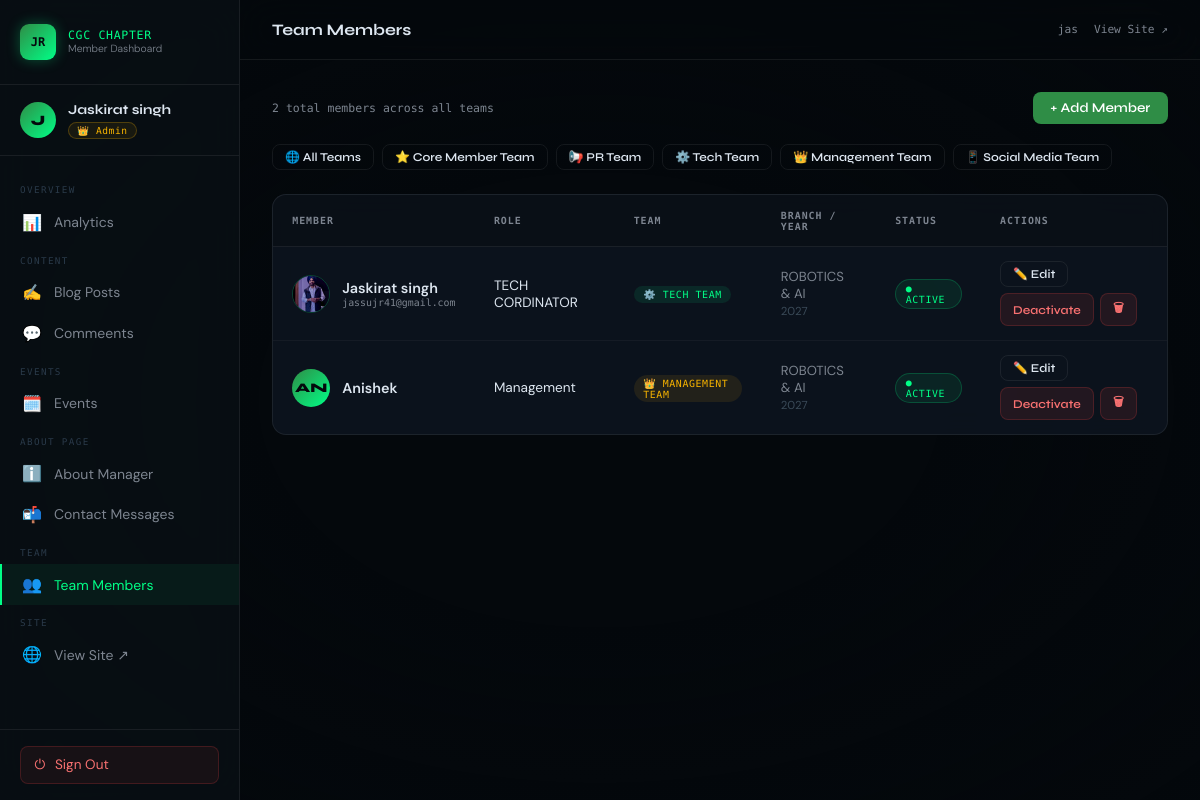
Screenshot of /dashboard/team/ (signed in) with the database file from the repository.
### app1/models.py (models this page shows, shortened)
class MemberRole(models.Model):
    ROLE_CHOICES = [
        ('admin', 'Admin'),  # full access
        ('blog_editor', 'Blog Editor'),  # blog only
        ('event_manager', 'Event Manager'),  # events only
        ('team_manager', 'Team Manager'),  # team members only
        ('moderator', 'Moderator'),  # blog + events (read/edit, no delete)
    ]
    user = models.OneToOneField(User, on_delete=models.CASCADE, related_name='member_role')
    role = models.CharField(max_length=20, choices=ROLE_CHOICES, default='blog_editor')
    is_active = models.BooleanField(default=True, help_text="Uncheck to revoke dashboard access")
    joined_date = models.DateField(auto_now_add=True)
    bio = models.TextField(blank=True)
    avatar = models.ImageField(upload_to='member_avatars/', blank=True, null=True)
    class Meta:
        verbose_name = "Member Role"
        verbose_name_plural = "Member Roles"
    @property
    def can_manage_blog(self):
        return self.role in ('admin', 'blog_editor', 'moderator')
    @property
    def can_manage_events(self):
        return self.role in ('admin', 'event_manager', 'moderator')
    @property
    def can_manage_team(self):
        return self.role in ('admin', 'team_manager')
    @property
    def can_delete(self):
        return self.role == 'admin'
    @property
    def is_admin(self):
        return self.role == 'admin'
    @property
    def role_color(self):
        colors = {
            'admin': '#f8b400',
            'blog_editor': '#00ff87',
            'event_manager': '#60a5fa',
            'team_manager': '#a78bfa',
            'moderator': '#fb923c',
        }
        return colors.get(self.role, '#7d8590')
    @property
    def role_icon(self):
        icons = {
            'admin': '👑',
            'blog_editor': '✍️',
            'event_manager': '🗓️',
            'team_manager': '👥',
            'moderator': '🛡️',
        }
        return icons.get(self.role, '👤')

class TeamCategory(models.Model):
    CATEGORY_CHOICES = [
        ('management',   'Management Team'),
        ('tech',         'Tech Team'),
        ('pr',           'PR Team'),
        ('social_media', 'Social Media Team'),
        ('design',       'Designing Team'),
        ('core',         'Core Member Team'),
    ]
    TEAM_META = {
        'management':   {'icon': '👑', 'gradient': 'linear-gradient(135deg,#f8b400,#e65c00)', 'color': '#f8b400'},
        'tech':         {'icon': '⚙️', 'gradient': 'linear-gradient(135deg,#00ff87,#00c9ff)', 'color': '#00ff87'},
        'pr':           {'icon': '📢', 'gradient': 'linear-gradient(135deg,#f953c6,#b91d73)', 'color': '#f953c6'},
        'social_media': {'icon': '📱', 'gradient': 'linear-gradient(135deg,#4facfe,#00f2fe)', 'color': '#4facfe'},
        'design':       {'icon': '🎨', 'gradient': 'linear-gradient(135deg,#a18cd1,#fbc2eb)', 'color': '#a18cd1'},
        'core':         {'icon': '⭐', 'gradient': 'linear-gradient(135deg,#2F8D46,#00ff87)',  'color': '#2F8D46'},
    }
    name = models.CharField(max_length=20, choices=CATEGORY_CHOICES, unique=True)
    description = models.TextField(blank=True, help_text="Short description shown on the team page")
    order       = models.PositiveSmallIntegerField(default=0, help_text="Lower = shown first")
    class Meta:
        ordering = ['order', 'name']
        verbose_name        = "Team Category"
        verbose_name_plural = "Team Categories"
    @property
    def icon(self):
        return self.TEAM_META.get(self.name, {}).get('icon', '👤')
    @property
    def gradient(self):
        return self.TEAM_META.get(self.name, {}).get('gradient', 'linear-gradient(135deg,#2F8D46,#00ff87)')
    @property
    def color(self):
        return self.TEAM_META.get(self.name, {}).get('color', '#2F8D46')

class TeamMember(models.Model):
    name       = models.CharField(max_length=150)
    slug       = models.SlugField(unique=True, blank=True, max_length=200)
    photo      = models.ImageField(upload_to='team/photos/', blank=True, null=True,
                                   help_text="Square image recommended (300×300px+)")
    role       = models.CharField(max_length=150, help_text="e.g. Team Lead, Frontend Dev")
    team       = models.ForeignKey(TeamCategory, on_delete=models.CASCADE, related_name='members')
    bio        = models.TextField(blank=True, help_text="Short bio (2–3 sentences)")
    branch     = models.CharField(max_length=100, blank=True, help_text="e.g. Computer Science")
    year       = models.CharField(max_length=20,  blank=True, help_text="e.g. 2nd Year, Batch 2025")
    cgpa       = models.DecimalField(max_digits=4, decimal_places=2, null=True, blank=True)
    github     = models.URLField(blank=True)
    linkedin   = models.URLField(blank=True)
    twitter    = models.URLField(blank=True)
    instagram  = models.URLField(blank=True)
    portfolio  = models.URLField(blank=True, help_text="Personal website or portfolio")
    email      = models.EmailField(blank=True)
    leetcode   = models.URLField(blank=True)
    gfg_profile= models.URLField(blank=True, help_text="GeeksForGeeks profile URL")
    skills     = models.CharField(max_length=500, blank=True,
                                  help_text="Comma-separated e.g. Python, Django, React")
    is_active  = models.BooleanField(default=True, help_text="Uncheck to hide from the page")
    order      = models.PositiveSmallIntegerField(default=0, help_text="Lower = shown first within team")
    joined_at  = models.DateField(null=True, blank=True)
    class Meta:
        ordering = ['team__order', 'order', 'name']
        verbose_name        = "Team Member"
        verbose_name_plural = "Team Members"
    def get_initials(self):
        parts = self.name.strip().split()
        if len(parts) >= 2:
            return parts[0][0].upper() + parts[-1][0].upper()
        return self.name[:2].upper()

### app1/views.py (the view)
# urls.py: path('dashboard/team/', views.dashboard_team, name='dashboard_team'),
@member_required
def dashboard_team(request):
    role = get_member_role(request.user)
    if not role.can_manage_team:
        messages.error(request, 'No team access.')
        return redirect('dashboard_home')
    members    = TeamMember.objects.select_related('team').order_by('team__order', 'order')
    categories = TeamCategory.objects.all()
    return render(request, 'dashboard/team.html', {
        'role': role, 'members': members, 'categories': categories,
    })

### app1/views.py (called while the page is built)
def get_member_role(user):
    if user is None or not user.is_authenticated:
        return None
    if user.is_superuser or user.is_staff:
        from .models import MemberRole
        role, created = MemberRole.objects.get_or_create(
            user=user,
            defaults={'role': 'admin', 'is_active': True}
        )
        if not role.is_active:
            role.is_active = True
            role.save()
        return role
    try:
        role = user.member_role
        return role if role.is_active else None
    except MemberRole.DoesNotExist:
        return None

def member_required(view_func):
    from functools import wraps
    @wraps(view_func)
    def wrapper(request, *args, **kwargs):
        if not request.user.is_authenticated:
            return redirect('dashboard_login')
        role = get_member_role(request.user)
        if not role:
            messages.error(request, 'You do not have dashboard access.')
            return redirect('dashboard_login')
        return view_func(request, *args, **kwargs)
    return wrapper

### app1/templates/dashboard/team.html (shortened to what this page needs)
{% extends "dashboard/base_dashboard.html" %}
{% block page_title %}Team Members{% endblock %}
{% block content %}
<div class="section-head">
  <p style="font-family:var(--mono);font-size:.72rem;color:var(--muted);">
    {{ members.count }} total members across all teams
  </p>
  <a href="{% url 'dashboard_team_create' %}" class="btn btn-primary">+ Add Member</a>
</div>
<div style="display:flex;gap:.5rem;flex-wrap:wrap;margin-bottom:1.5rem;">
  <button class="btn btn-outline btn-sm team-filter-btn active"
          data-team="all" onclick="filterTeam('all',this)">
    🌐 All Teams
  </button>
  {% for cat in categories %}
  <button class="btn btn-outline btn-sm team-filter-btn"
          data-team="{{ cat.name }}" onclick="filterTeam('{{ cat.name }}',this)">
    {{ cat.icon }} {{ cat.get_name_display }}
  </button>
  {% endfor %}
</div>
<div class="dash-table-wrap">
  <table class="dash-table">
    <thead>
      <tr>
        <th>Member</th>
        <th>Role</th>
        <th>Team</th>
        <th>Branch / Year</th>
        <th>Status</th>
        <th>Actions</th>
      </tr>
    </thead>
    <tbody>
      {% for m in members %}
      <tr class="team-row" data-team="{{ m.team.name }}">
        <td>
          <div style="display:flex;align-items:center;gap:.75rem;">
            {% if m.photo %}
              <img src="{{ m.photo.url }}"
                   style="width:38px;height:38px;border-radius:50%;object-fit:cover;flex-shrink:0;border:1px solid rgba(0,255,135,.2);">
            {% else %}
              <div style="width:38px;height:38px;border-radius:50%;background:linear-gradient(135deg,#2F8D46,#00ff87);display:flex;align-items:center;justify-content:center;font-family:var(--display);font-size:.82rem;font-weight:800;color:#04080c;flex-shrink:0;">
                {{ m.get_initials }}
              </div>
            {% endif %}
            <div>
              <div style="font-weight:600;font-size:.9rem;color:var(--text);">{{ m.name }}</div>
              {% if m.email %}
                <div style="font-family:var(--mono);font-size:.62rem;color:var(--muted);">{{ m.email }}</div>
              {% endif %}
            </div>
          </div>
        </td>
        <td style="font-size:.85rem;">{{ m.role }}</td>
        <td>
          <span class="badge"
                style="background:{{ m.team.color }}18;color:{{ m.team.color }};border-color:{{ m.team.color }}44;">
            {{ m.team.icon }} {{ m.team.get_name_display }}
          </span>
        </td>
        <td style="color:var(--muted);font-size:.82rem;">
          {{ m.branch|default:"—" }}
          {% if m.year %}
            <br><span style="color:#3a4a58;font-size:.72rem;">{{ m.year }}</span>
          {% endif %}
        </td>
        <td>
          {% if m.is_active %}
            <span class="badge badge-green">● Active</span>
          {% else %}
            <span class="badge badge-red">● Inactive</span>
          {% endif %}
        </td>
        <td>
          <div style="display:flex;gap:.4rem;flex-wrap:wrap;">
            <a href="{% url 'dashboard_team_edit' m.pk %}"
               class="btn btn-outline btn-sm">✏️ Edit</a>
            <a href="{% url 'dashboard_team_toggle' m.pk %}"
               class="btn btn-sm {% if m.is_active %}btn-danger{% else %}btn-outline{% endif %}">
              {% if m.is_active %}Deactivate{% else %}Activate{% endif %}
            </a>
            {% if role.can_delete %}
            <a href="{% url 'dashboard_team_delete' m.pk %}"
               class="btn btn-danger btn-sm"
               onclick="return confirm('Delete {{ m.name }}? This cannot be undone.')">
              🗑
            </a>
            {% endif %}
          </div>
        </td>
      </tr>
      {% endfor %}
    </tbody>
  </table>
</div>
{% endblock %}

### app1/templates/dashboard/base_dashboard.html (shortened to what this page needs)
<!DOCTYPE html>
<html lang="en">
<head>
</head>
<body>
<div class="page-overlay"></div>
<canvas id="bg-canvas"></canvas>
<aside class="sidebar" id="sidebar">
  <div class="sidebar-brand">
    <div class="sidebar-logo">JR</div>
    <div class="sidebar-brand-text">
      <span class="sidebar-brand-title">CGC CHAPTER</span>
      <span class="sidebar-brand-sub">Member Dashboard</span>
    </div>
  </div>
  <div class="sidebar-user">
    <div class="sidebar-avatar">
      {% if request.user.member_role.avatar %}
        <img src="{{ request.user.member_role.avatar.url }}" alt="">
      {% else %}
        {{ request.user.username|slice:":1"|upper }}
      {% endif %}
    </div>
    <div class="sidebar-user-info">
      <div class="sidebar-username">{{ request.user.get_full_name|default:request.user.username }}</div>
      {% with role=request.user.member_role %}
      <div class="sidebar-role-badge"
           style="color:{{ role.role_color }};border-color:{{ role.role_color }}40;background:{{ role.role_color }}12;">
        {{ role.role_icon }} {{ role.get_role_display }}
      </div>
      {% endwith %}
    </div>
  </div>
  <nav class="sidebar-nav">
    <div class="nav-section-label">Overview</div>
    <a href="{% url 'dashboard_home' %}"
       class="{% if request.resolver_match.url_name == 'dashboard_home' %}active{% endif %}">
      <span class="nav-icon">📊</span> Analytics
    </a>
    {% with role=request.user.member_role %}
    {% if role.can_manage_blog %}
    <div class="nav-section-label">Content</div>
    <a href="{% url 'dashboard_blogs' %}"
       class="{% if 'blog' in request.resolver_match.url_name %}active{% endif %}">
      <span class="nav-icon">✍️</span> Blog Posts
    </a>
    <a href="{% url 'dashboard_comments' %}"
       class="{% if 'comment' in request.resolver_match.url_name %}active{% endif %}">
      <span class="nav-icon">💬</span> Commeents
    </a>
    {% endif %}
    {% if role.can_manage_events %}
    <div class="nav-section-label">Events</div>
    <a href="{% url 'dashboard_events' %}"
       class="{% if 'event' in request.resolver_match.url_name %}active{% endif %}">
      <span class="nav-icon">🗓️</span> Events
    </a>
    {% endif %}
         {% if role.is_admin %}
    <div class="nav-section-label">About Page</div>
    <a href="{% url 'dashboard_about' %}"
       class="{% if 'about' in request.resolver_match.url_name %}active{% endif %}">
      <span class="nav-icon">ℹ️</span> About Manager
    </a>
    <a href="{% url 'dashboard_contacts' %}"
       class="{% if 'contact' in request.resolver_match.url_name %}active{% endif %}">
      <span class="nav-icon">📬</span> Contact Messages
    </a>
    {% endif %}
    {% if role.can_manage_team %}
    <div class="nav-section-label">Team</div>
    <a href="{% url 'dashboard_team' %}"
       class="{% if 'team' in request.resolver_match.url_name %}active{% endif %}">
      <span class="nav-icon">👥</span> Team Members
    </a>
    {% endif %}
    {% endwith %}
    <div class="nav-section-label">Site</div>
    <a href="{% url 'index' %}" target="_blank">
      <span class="nav-icon">🌐</span> View Site ↗
    </a>
  </nav>
  <div class="sidebar-footer">
    <a href="{% url 'dashboard_logout' %}" class="btn-logout">
      <span>⏻</span> Sign Out
    </a>
  </div>
</aside>
<div class="dashboard-main">
  <header class="topbar">
    <div style="display:flex;align-items:center;gap:1rem;">
      <span class="topbar-title">{% block page_title %}Dashboard{% endblock %}</span>
    </div>
    <div style="display:flex;align-items:center;gap:1rem;">
      <span style="font-family:var(--mono);font-size:.7rem;color:var(--muted);">
        {{ request.user.username }}
      </span>
      <a href="{% url 'index' %}" target="_blank"
         style="font-family:var(--mono);font-size:.7rem;color:var(--muted);text-decoration:none;transition:color .2s;"
         onmouseover="this.style.color='var(--green)'" onmouseout="this.style.color='var(--muted)'">
        View Site ↗
      </a>
    </div>
  </header>
  <div class="page-content">
    {% block content %}{% endblock %}
  </div>
</div>
<canvas id="glow-trail"></canvas>
</body>
</html>

### rows the page displays
MemberRole: role_icon "👑", role "Admin"
TeamCategory: icon "⭐", name "Core Member Team"
TeamCategory: icon "📢", name "PR Team"
TeamCategory: icon "⚙️", name "Tech Team"
TeamCategory: icon "👑", name "Management Team"
TeamCategory: icon "📱", name "Social Media Team"
TeamMember: photo (picture), name "Jaskirat singh", email "jassujr41@gmail.com", role "TECH CORDINATOR", team.icon "⚙️", team.name "TECH TEAM", branch "ROBOTICS & AI", year "2027", is_active "● ACTIVE"
TeamMember: get_initials "AN", name "Anishek", role "Management", team.icon "👑", team.name "MANAGEMENT TEAM", branch "ROBOTICS & AI", year "2027", is_active "● ACTIVE"

### other values shown
{{ request.user.username|slice:":1"|upper }} "J"
{{ request.user.get_full_name|default:request.user.username }} "Jaskirat singh"
{{ request.user.username }} "jas"
{{ members.count }} "2"
